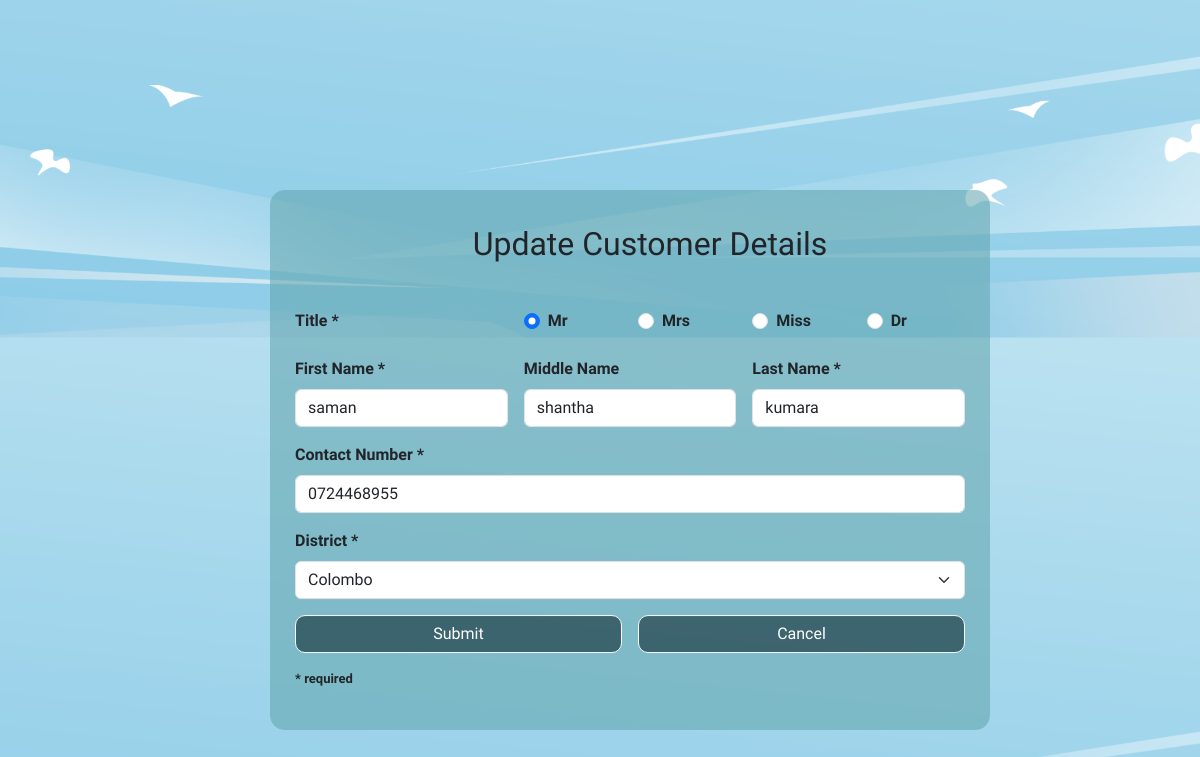
Screenshot of /updateCustomer.php?updateid=1 with the database file from the repository.
### tables this page shows
CREATE TABLE `customer` (
  `id` int NOT NULL,
  `title` varchar(20) NOT NULL,
  `first_name` varchar(50) NOT NULL,
  `middle_name` varchar(50) NOT NULL,
  `last_name` varchar(50) NOT NULL,
  `contact_no` varchar(10) NOT NULL,
  `district` varchar(50) NOT NULL
);

CREATE TABLE `district` (
  `district` varchar(50) DEFAULT NULL,
  `active` varchar(10) DEFAULT NULL,
  `id` int NOT NULL
);

### src/updateCustomer.php (the view, shortened to what this page needs)
<?php
    include_once 'config.php';
    $id = $_GET['updateid'];
    $sql = "SELECT c.*, d.district AS district_name FROM customer c, district d WHERE c.id = $id AND c.district = d.id";
    $result = $conn->query($sql);
    $row = $result->fetch_assoc();
    $title = $row['title'];
    $first_name = $row['first_name'];
    $middle_name = $row['middle_name'];
    $last_name = $row['last_name'];
    $contact_no = $row['contact_no'];
    $current_district_id = $row['district'];
    $current_district_name = $row['district_name'];
?>
<!DOCTYPE html>
<html lang="en-US">
<head>
    <link rel="stylesheet" href="styles/myStyles.css">
    <link href="https://cdn.jsdelivr.net/npm/bootstrap@5.3.3/dist/css/bootstrap.min.css" rel="stylesheet">
</head>
<body>
    <div class="position-absolute top-50 start-50 translate-middle" id= "formFull">
        <form method="POST" class="row g-3">
            <h2 class="topic"> Update Customer Details </h2>
            <div class="col-md-4">
                <label class="form-label"> Title * </label>
            </div>
            <div class="col-md-2">
                <div class="form-check">
                    <input class="form-check-input" type="radio" name="title" id="flexRadioDefault1" value="Mr" <?php if ($title == "Mr") echo "checked"; ?>>
                    <label class="form-check-label"> Mr </label>
                </div>
            </div>
            <div class="col-md-2">
                <div class="form-check">
                    <input class="form-check-input" type="radio" name="title" id="flexRadioDefault1" value="Mrs" <?php if ($title == "Mrs") echo "checked"; ?>>
                    <label class="form-check-label"> Mrs </label>
                </div>
            </div>
            <div class="col-md-2">
                <div class="form-check">
                    <input class="form-check-input" type="radio" name="title" id="flexRadioDefault1" value="Miss" <?php if ($title == "Miss") echo "checked"; ?>>
                    <label class="form-check-label"> Miss </label>
                </div>
            </div>
            <div class="col-md-2">
                <div class="form-check">
                    <input class="form-check-input" type="radio" name="title" id="flexRadioDefault1" value="Dr" <?php if ($title == "Dr") echo "checked"; ?>>
                    <label class="form-check-label"> Dr </label>
                </div>
            </div>
            <div class="col-md-4">
                <label class="form-label"> First Name * </label>
                <input type="text" class="form-control" name="first_name" value="<?php echo $first_name; ?>" required>
            </div>
            <div class="col-md-4">
                <label class="form-label"> Middle Name </label>
                <input type="text" class="form-control" name="middle_name" value="<?php echo $middle_name; ?>">
            </div>
            <div class="col-md-4">
                <label class="form-label"> Last Name * </label>
                <input type="text" class="form-control" name="last_name" value="<?php echo $last_name; ?>" required>
            </div>
            <div class="col-12">
                <label class="form-label"> Contact Number * </label>
                <input class="form-control" type="tel" name="contact_no" id="mobile" pattern="[0-9]{10}" value="<?php echo $contact_no; ?>" required>
            </div>
            <div class="col-12">
                <label class="form-label"> District * </label>
                <select class="form-select" name="district" required>
                    <option value="<?php echo $current_district_id; ?>" selected><?php echo $current_district_name; ?></option>
                </select>
            </div>
            <div class="col-6">
                <input type="submit" name="submit" id="submit" value="Submit" class="btn btn-light">
            </div>
            <div class="col-6">
                <a class='btn btn-light' href="customers.php" role='button' id="submit"> Cancel </a>
            </div>
            <p class='p'> * required </p>
        </form>
    </div>
</body>
</html>

### src/styles/myStyles.css (style rules this page uses)
* { margin: 0; padding: 0; font-family: "Comfortaa", sans-serif; font-weight: 900; }
body { background: url("../images/bg01.png"); background-position: center; background-size: cover; }
.topic { text-align: center; padding: 10px; margin: 20px; }
#formFull { padding: 25px; margin: 60px 30px 0 30px; background-color: rgba(99, 166, 174, 0.568); border-radius: 15px; width: 60%; }
#submit { width: 100%; border-radius: 10px; background-color: rgb(33, 65, 75, 0.7); color: white; }
.p { font-size: small; }

### rows the page displays
customer: title "☑", first_name "saman", middle_name "shantha", last_name "kumara", contact_no "0724468955", district "Colombo"
